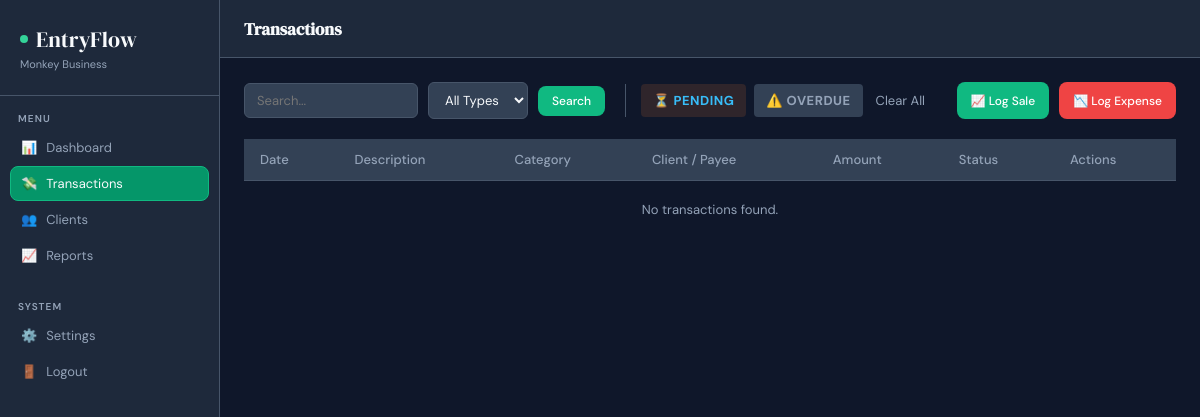
Page /transactions.php?status=pending (signed in) on the earlier database version.
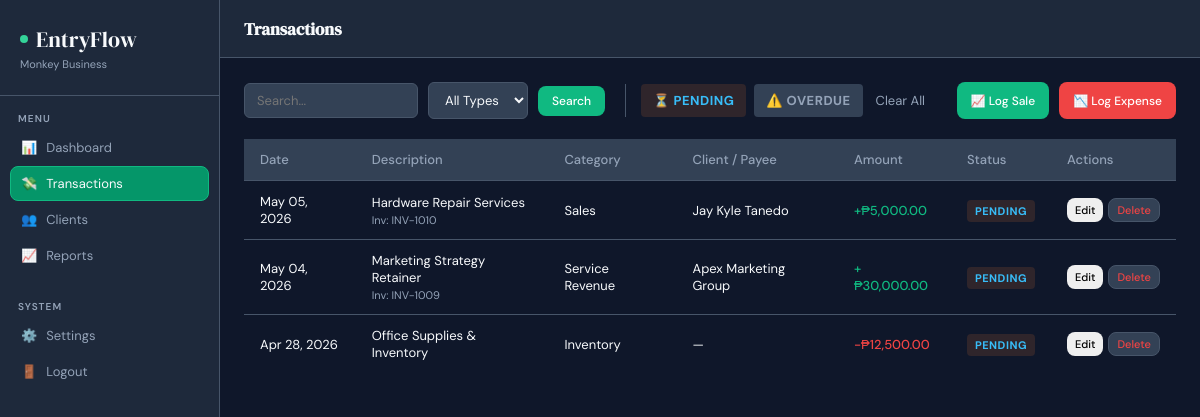
Same page on the later database version.
### tables this page shows
CREATE TABLE `transactions` (
  `id` int(10) UNSIGNED NOT NULL,
  `user_id` int(10) UNSIGNED NOT NULL,
  `client_id` int(10) UNSIGNED DEFAULT NULL,
  `category_id` int(10) UNSIGNED DEFAULT NULL,
  `invoice_no` varchar(50) DEFAULT NULL,
  `description` varchar(255) NOT NULL,
  `amount` decimal(14,2) NOT NULL,
  `type` enum('income','expense') NOT NULL,
  `status` enum('paid','pending','overdue') NOT NULL DEFAULT 'pending',
  `transaction_date` date NOT NULL,
  `notes` text DEFAULT NULL,
  `created_at` datetime NOT NULL DEFAULT current_timestamp(),
  `updated_at` datetime NOT NULL DEFAULT current_timestamp() ON UPDATE current_timestamp()
);

CREATE TABLE `categories` (
  `id` int(10) UNSIGNED NOT NULL,
  `user_id` int(10) UNSIGNED DEFAULT NULL COMMENT 'NULL = global default',
  `name` varchar(100) NOT NULL,
  `type` enum('income','expense') NOT NULL,
  `is_default` tinyint(1) NOT NULL DEFAULT 0,
  `created_at` datetime NOT NULL DEFAULT current_timestamp(),
  `updated_at` datetime NOT NULL DEFAULT current_timestamp() ON UPDATE current_timestamp()
);

CREATE TABLE `clients` (
  `id` int(10) UNSIGNED NOT NULL,
  `user_id` int(10) UNSIGNED NOT NULL,
  `name` varchar(150) NOT NULL,
  `email` varchar(150) DEFAULT NULL,
  `phone` varchar(20) DEFAULT NULL,
  `address` text DEFAULT NULL,
  `notes` text DEFAULT NULL,
  `created_at` datetime NOT NULL DEFAULT current_timestamp(),
  `updated_at` datetime NOT NULL DEFAULT current_timestamp() ON UPDATE current_timestamp()
);

### transactions.php (the view, shortened to what the changed rows need)
<?php
$db = getDB();
$userId = (int)$_SESSION['user_id'];
$statusFilter = $_GET['status'] ?? '';
$query = "
    SELECT t.*, c.name AS client_name, cat.name AS category_name
    FROM transactions t
    LEFT JOIN clients c ON c.id = t.client_id
    LEFT JOIN categories cat ON cat.id = t.category_id
    WHERE t.user_id = $userId
";
if ($statusFilter === 'pending' || $statusFilter === 'overdue' || $statusFilter === 'paid') {
    $query .= " AND t.status = '$statusFilter'";
}
$query .= " ORDER BY t.transaction_date DESC, t.id DESC";
$transactions = $db->query($query)->fetch_all(MYSQLI_ASSOC);
include 'includes/header.php';
?>
<div class="table-responsive">
    <table class="table">
        <thead>
            <tr>
                <th>Date</th>
                <th>Description</th>
                <th>Category</th>
                <th>Client / Payee</th>
                <th>Amount</th>
                <th>Status</th>
                <th>Actions</th>
            </tr>
        </thead>
        <tbody>
            <?php if (empty($transactions)): ?>
                <tr><td colspan="7" style="text-align: center; padding: 20px; color: var(--text-muted);">No transactions found.</td></tr>
            <?php else: ?>
                <?php foreach ($transactions as $tx): ?>
                    <tr>
                        <td><?= date('M d, Y', strtotime($tx['transaction_date'])) ?></td>
                        <td class="tdn">
                            <?= htmlspecialchars($tx['description']) ?>
                            <?php if (!empty($tx['invoice_no'])): ?>
                                <div class="tds">Inv: <?= htmlspecialchars($tx['invoice_no']) ?></div>
                            <?php endif; ?>
                        </td>
                        <td><?= htmlspecialchars($tx['category_name'] ?? '—') ?></td>
                        <td><?= htmlspecialchars($tx['client_name'] ?? '—') ?></td>
                        <td class="<?= $tx['type'] === 'income' ? 'ap' : 'an' ?>">
                            <?= $tx['type'] === 'income' ? '+' : '-' ?><?= $sym ?><?= number_format($tx['amount'], 2) ?>
                        </td>
                        <td>
                            <?php
                                $statusClass = '';
                                if ($tx['status'] === 'paid') $statusClass = 'bp2';
                                elseif ($tx['status'] === 'pending') $statusClass = 'bpd';
                                else $statusClass = 'bod';
                            ?>
                            <span class="badge <?= $statusClass ?>"><?= ucfirst($tx['status']) ?></span>
                        </td>
                        <td>
                            <div style="display: flex; gap: 5px;">
                                <button class="btn" style="padding: 4px 8px; font-size: 11px;"
                                    onclick="editTransaction(this)"
                                    data-id="<?= $tx['id'] ?>"
                                    data-desc="<?= htmlspecialchars($tx['description']) ?>"
                                    data-inv="<?= htmlspecialchars($tx['invoice_no'] ?? '') ?>"
                                    data-amount="<?= $tx['amount'] ?>"
                                    data-type="<?= $tx['type'] ?>"
                                    data-cat="<?= $tx['category_id'] ?? '' ?>"
                                    data-client="<?= $tx['client_id'] ?? '' ?>"
                                    data-date="<?= $tx['transaction_date'] ?>"
                                    data-status="<?= $tx['status'] ?>"
                                    data-notes="<?= htmlspecialchars($tx['notes'] ?? '') ?>"
                                >Edit</button>
                                <button class="btn btn-danger" style="padding: 4px 8px; font-size: 11px;"
                                    onclick="confirmDelete('transaction', <?= $tx['id'] ?>)">Delete</button>
                            </div>
                        </td>
                    </tr>
                <?php endforeach; ?>
            <?php endif; ?>
        </tbody>
    </table>
</div>
<?php include 'includes/footer.php'; ?>

Differences in the rows shown:
added transactions: transaction_date "May 05, 2026", description "Hardware Repair Services", invoice_no "INV-1010", category.name "Sales", client.name "Jay Kyle Tanedo", user.currency "₱", amount "5,000.00", status "PENDING"
added transactions: transaction_date "May 04, 2026", description "Marketing Strategy Retainer", invoice_no "INV-1009", category.name "Service Revenue", client.name "Apex Marketing Group", user.currency "₱", amount "30,000.00", status "PENDING"
added transactions: transaction_date "Apr 28, 2026", description "Office Supplies & Inventory", category.name "Inventory", client_name "—", user.currency "₱", amount "12,500.00", status "PENDING", type "expense" (drawn)
Other differences:
text no longer shown: "No transactions found."
